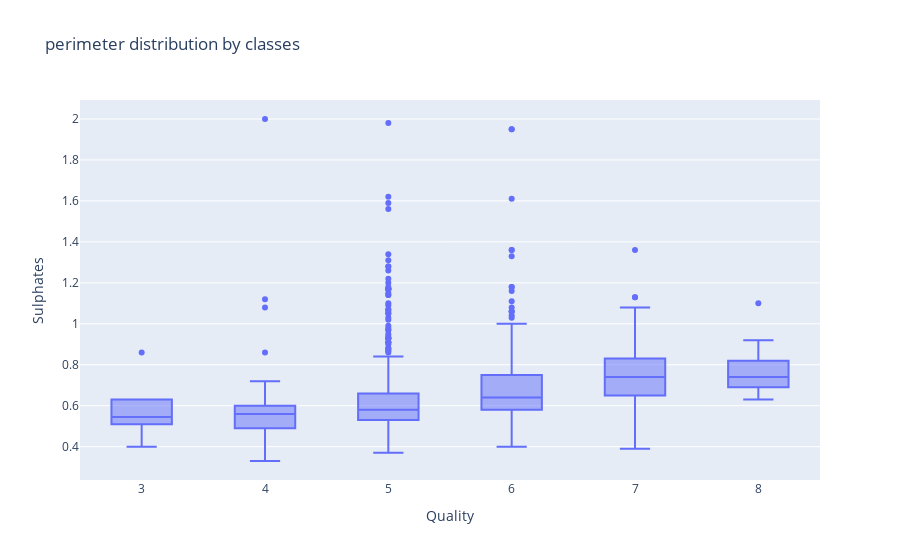

Here is the notebook cell this chart was saved with:
### Code cell
px.box(data[['Sulphates','Quality']], x='Quality', y='Sulphates', title='Sulphates distribution by Quality')

### Figure 1 — Plotly figure (JSON) as saved in the notebook; plotly's stock layout.template omitted (floating-point values rounded to 4 significant figures; data arrays with more than 128 entries replaced by an {"elided": "..."} marker saying what was removed)
{"data": [{"alignmentgroup": "True", "hovertemplate": "Quality=%{x}<br>Sulphates=%{y}<extra></extra>", "legendgroup": "", "marker": {"color": "#636efa"}, "name": "", "notched": false, "offsetgroup": "", "orientation": "v", "showlegend": false, "type": "box", "x": {"elided": "1599 int values"}, "x0": " ", "xaxis": "x", "y": {"elided": "1599 float values"}, "y0": " ", "yaxis": "y"}], "layout": {"boxmode": "group", "legend": {"tracegroupgap": 0}, "title": {"text": "perimeter distribution by classes"}, "xaxis": {"anchor": "y", "domain": [0, 1], "title": {"text": "Quality"}}, "yaxis": {"anchor": "x", "domain": [0, 1], "title": {"text": "Sulphates"}}}}
